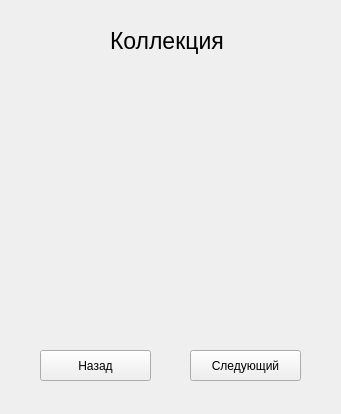
<?xml version="1.0" encoding="UTF-8"?>
<ui version="4.0">
 <class>WCollection</class>
 <widget class="QWidget" name="WCollection">
  <property name="geometry">
   <rect>
    <x>0</x>
    <y>0</y>
    <width>341</width>
    <height>414</height>
   </rect>
  </property>
  <property name="windowTitle">
   <string>Form</string>
  </property>
  <widget class="QPushButton" name="BBack">
   <property name="geometry">
    <rect>
     <x>40</x>
     <y>350</y>
     <width>111</width>
     <height>31</height>
    </rect>
   </property>
   <property name="text">
    <string>Назад</string>
   </property>
  </widget>
  <widget class="QLabel" name="LEKino">
   <property name="geometry">
    <rect>
     <x>110</x>
     <y>20</y>
     <width>121</width>
     <height>41</height>
    </rect>
   </property>
   <property name="font">
    <font>
     <pointsize>17</pointsize>
    </font>
   </property>
   <property name="text">
    <string>Коллекция</string>
   </property>
  </widget>
  <widget class="QPushButton" name="BNext">
   <property name="geometry">
    <rect>
     <x>190</x>
     <y>350</y>
     <width>111</width>
     <height>31</height>
    </rect>
   </property>
   <property name="text">
    <string>Следующий</string>
   </property>
  </widget>
 </widget>
 <resources/>
 <connections/>
</ui>
